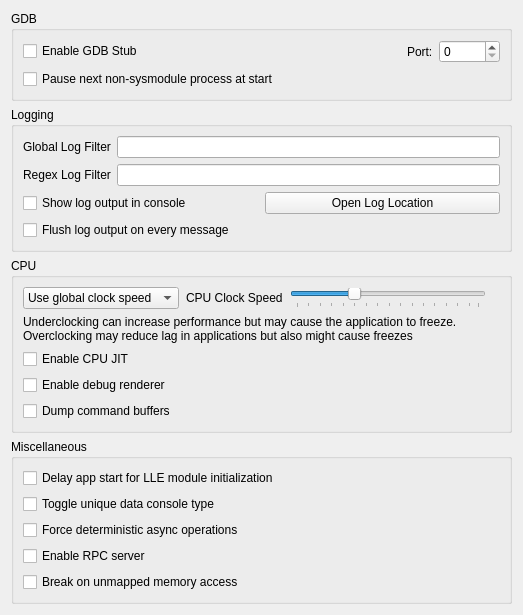
<?xml version="1.0" encoding="UTF-8"?>
<ui version="4.0">
 <class>ConfigureDebug</class>
 <widget class="QWidget" name="ConfigureDebug">
  <property name="geometry">
   <rect>
    <x>0</x>
    <y>0</y>
    <width>523</width>
    <height>458</height>
   </rect>
  </property>
  <property name="windowTitle">
   <string>Form</string>
  </property>
  <layout class="QVBoxLayout" name="verticalLayout_1">
   <item>
    <layout class="QVBoxLayout" name="verticalLayout_2">
     <item>
      <widget class="QGroupBox" name="gdb_groupbox">
       <property name="title">
        <string>GDB</string>
       </property>
       <layout class="QVBoxLayout" name="verticalLayout_3">
        <item>
         <layout class="QHBoxLayout" name="horizontalLayout_1">
          <item>
           <widget class="QCheckBox" name="toggle_gdbstub">
            <property name="text">
             <string>Enable GDB Stub</string>
            </property>
           </widget>
          </item>
          <item>
           <spacer name="horizontalSpacer">
            <property name="orientation">
             <enum>Qt::Horizontal</enum>
            </property>
            <property name="sizeHint" stdset="0">
             <size>
              <width>40</width>
              <height>20</height>
             </size>
            </property>
           </spacer>
          </item>
          <item>
           <widget class="QLabel" name="label_2">
            <property name="text">
             <string>Port:</string>
            </property>
           </widget>
          </item>
          <item>
           <widget class="QSpinBox" name="gdbport_spinbox">
            <property name="maximum">
             <number>65535</number>
            </property>
           </widget>
          </item>
         </layout>
        </item>
        <item>
          <widget class="QCheckBox" name="debug_next_process">
            <property name="text">
              <string>Pause next non-sysmodule process at start</string>
            </property>
          </widget>
        </item>
       </layout>
      </widget>
     </item>
    </layout>
   </item>
   <item>
    <widget class="QGroupBox" name="groupBox_2">
     <property name="title">
      <string>Logging</string>
     </property>
     <layout class="QVBoxLayout" name="verticalLayout">
      <item>
       <layout class="QHBoxLayout" name="horizontalLayout">
        <item>
         <widget class="QLabel" name="label">
          <property name="text">
           <string>Global Log Filter</string>
          </property>
         </widget>
        </item>
        <item>
         <widget class="QLineEdit" name="log_filter_edit"/>
        </item>
       </layout>
      </item>
      <item>
       <layout class="QHBoxLayout" name="horizontalLayout1">
        <item>
         <widget class="QLabel" name="label_3">
          <property name="text">
           <string>Regex Log Filter</string>
          </property>
         </widget>
        </item>
        <item>
         <widget class="QLineEdit" name="log_regex_filter_edit"/>
        </item>
       </layout>
      </item>
      <item>
       <layout class="QHBoxLayout" name="horizontalLayout2">
        <item>
         <widget class="QCheckBox" name="toggle_console">
          <property name="text">
           <string>Show log output in console</string>
          </property>
         </widget>
        </item>
        <item>
         <widget class="QPushButton" name="open_log_button">
          <property name="text">
           <string>Open Log Location</string>
          </property>
         </widget>
        </item>
       </layout>
      </item>
      <item>
        <widget class="QCheckBox" name="instant_debug_log">
          <property name="text">
            <string>Flush log output on every message</string>
          </property>
          <property name="toolTip">
            <string>&lt;html&gt;&lt;body&gt;Immediately commits the debug log to file. Use this if Denzen crashes and the log output is being cut.&lt;br&gt;Enabling this feature will decrease performance, only use it for debugging purposes.&lt;/body&gt;&lt;/html&gt;</string>
          </property>
        </widget>
      </item>
     </layout>
    </widget>
   </item>
   <item>
    <widget class="QGroupBox" name="groupBox_4">
     <property name="title">
      <string>CPU</string>
     </property>
     <layout class="QGridLayout" name="clock_speed_GLayout">
      <item row="1" column="0">
       <widget class="QWidget" name="clock_speed_widget" native="true">
        <layout class="QHBoxLayout" name="clock_speed_layout">
         <property name="spacing">
          <number>7</number>
         </property>
         <property name="leftMargin">
          <number>0</number>
         </property>
         <property name="topMargin">
          <number>0</number>
         </property>
         <property name="rightMargin">
          <number>0</number>
         </property>
         <property name="bottomMargin">
          <number>0</number>
         </property>
         <item>
          <widget class="QComboBox" name="clock_speed_combo">
           <item>
            <property name="text">
             <string>Use global clock speed</string>
            </property>
           </item>
           <item>
            <property name="text">
             <string>Set clock speed:</string>
            </property>
           </item>
          </widget>
         </item>
         <item>
          <widget class="QLabel" name="clock_speed_label">
           <property name="text">
            <string>CPU Clock Speed</string>
           </property>
          </widget>
         </item>
         <item>
          <widget class="QSlider" name="slider_clock_speed">
           <property name="toolTip">
            <string>&lt;html&gt;&lt;body&gt;Changes the emulated CPU clock frequency.&lt;br&gt;Underclocking can increase performance but may cause the application to freeze.&lt;br&gt;Overclocking may reduce application lag but also might cause freezes&lt;/body&gt;&lt;/html&gt;</string>
           </property>
           <property name="minimum">
            <number>0</number>
           </property>
           <property name="maximum">
            <number>79</number>
           </property>
           <property name="singleStep">
            <number>5</number>
           </property>
           <property name="pageStep">
            <number>15</number>
           </property>
           <property name="value">
            <number>25</number>
           </property>
           <property name="orientation">
            <enum>Qt::Horizontal</enum>
           </property>
           <property name="tickPosition">
            <enum>QSlider::TicksBelow</enum>
           </property>
          </widget>
         </item>
         <item>
          <widget class="QLabel" name="clock_display_label">
           <property name="text">
            <string/>
           </property>
           <property name="alignment">
            <set>Qt::AlignRight|Qt::AlignTrailing|Qt::AlignVCenter</set>
           </property>
          </widget>
         </item>
        </layout>
       </widget>
      </item>
      <item row="2" column="0">
       <widget class="QLabel" name="label_cpu_clock_info">
        <property name="text">
        <string>&lt;html&gt;&lt;head/&gt;&lt;body&gt;Underclocking can increase performance but may cause the application to freeze.&lt;br/&gt;Overclocking may reduce lag in applications but also might cause freezes&lt;/p&gt;&lt;/body&gt;&lt;/html&gt;</string>
       </property>
       <property name="textFormat">
        <enum>Qt::RichText</enum>
       </property>
      </widget>
     </item>
      <item row="3" column="0">
       <widget class="QCheckBox" name="toggle_cpu_jit">
        <property name="toolTip">
         <string>&lt;html&gt;&lt;head/&gt;&lt;body&gt;&lt;p&gt;Enables the use of the ARM JIT compiler for emulating the 3DS CPUs. Don't disable unless for debugging purposes&lt;/p&gt;&lt;/body&gt;&lt;/html&gt;</string>
        </property>
        <property name="text">
         <string>Enable CPU JIT</string>
        </property>
       </widget>
      </item>
      <item row="4" column="0">
       <widget class="QCheckBox" name="toggle_renderer_debug">
        <property name="text">
         <string>Enable debug renderer</string>
        </property>
       </widget>
      </item>
      <item row="5" column="0">
       <widget class="QCheckBox" name="toggle_dump_command_buffers">
        <property name="text">
         <string>Dump command buffers</string>
        </property>
       </widget>
      </item>
     </layout>
    </widget>
   </item>
   <item>
    <widget class="QGroupBox" name="groupBox_5">
     <property name="title">
      <string>Miscellaneous</string>
     </property>
     <layout class="QGridLayout" name="gridLayout_3">
      <item row="1" column="0">
       <widget class="QCheckBox" name="delay_start_for_lle_modules">
        <property name="toolTip">
         <string>&lt;html&gt;&lt;head/&gt;&lt;body&gt;&lt;p&gt;Introduces a delay to the first ever launched app thread if LLE modules are enabled, to allow them to initialize.&lt;/p&gt;&lt;/body&gt;&lt;/html&gt;</string>
        </property>
        <property name="text">
         <string>Delay app start for LLE module initialization</string>
        </property>
       </widget>
      </item>
      <item row="2" column="0">
       <widget class="QCheckBox" name="toggle_unique_data_console_type">
        <property name="toolTip">
         <string>&lt;html&gt;&lt;head/&gt;&lt;body&gt;&lt;p&gt;Toggles the unique data console type (Old 3DS &#8596; New 3DS) to be able to download the opposite system firmware type from system settings.&lt;/p&gt;&lt;/body&gt;&lt;/html&gt;</string>
        </property>
        <property name="text">
         <string>Toggle unique data console type</string>
        </property>
       </widget>
      </item>
      <item row="3" column="0">
       <widget class="QCheckBox" name="deterministic_async_operations">
        <property name="text">
         <string>Force deterministic async operations</string>
        </property>
        <property name="toolTip">
         <string>&lt;html&gt;&lt;head/&gt;&lt;body&gt;&lt;p&gt;Forces all async operations to run on the main thread, making them deterministic. Do not enable if you don't know what you are doing.&lt;/p&gt;&lt;/body&gt;&lt;/html&gt;</string>
        </property>
       </widget>
      </item>
      <item row="4" column="0">
        <widget class="QCheckBox" name="enable_rpc_server">
          <property name="text">
            <string>Enable RPC server</string>
          </property>
          <property name="toolTip">
            <string>&lt;html&gt;&lt;head/&gt;&lt;body&gt;&lt;p&gt;Enables the RPC server on port 45987. This allows remotely reading/writing guest memory, do not enable if you don't know what you are doing.&lt;/p&gt;&lt;/body&gt;&lt;/html&gt;</string>
          </property>
        </widget>
      </item>
      <item row="5" column="0">
       <widget class="QCheckBox" name="break_on_unmapped_memory_access">
        <property name="toolTip">
         <string>&lt;html&gt;&lt;head/&gt;&lt;body&gt;&lt;p&gt;Pauses emulation and shows an error message if an unmapped memory access is detected.&lt;/p&gt;&lt;/body&gt;&lt;/html&gt;</string>
        </property>
        <property name="text">
         <string>Break on unmapped memory access</string>
        </property>
       </widget>
      </item>
     </layout>
    </widget>
   </item>
   <item>
    <spacer name="verticalSpacer">
     <property name="orientation">
      <enum>Qt::Vertical</enum>
     </property>
     <property name="sizeHint" stdset="0">
      <size>
       <width>20</width>
       <height>40</height>
      </size>
     </property>
    </spacer>
   </item>
  </layout>
 </widget>
 <tabstops>
  <tabstop>toggle_gdbstub</tabstop>
  <tabstop>gdbport_spinbox</tabstop>
  <tabstop>log_filter_edit</tabstop>
  <tabstop>toggle_console</tabstop>
  <tabstop>open_log_button</tabstop>
 </tabstops>
 <resources/>
 <connections>
  <connection>
   <sender>toggle_gdbstub</sender>
   <signal>toggled(bool)</signal>
   <receiver>gdbport_spinbox</receiver>
   <slot>setEnabled(bool)</slot>
   <hints>
    <hint type="sourcelabel">
     <x>84</x>
     <y>157</y>
    </hint>
    <hint type="destinationlabel">
     <x>342</x>
     <y>158</y>
    </hint>
   </hints>
  </connection>
 </connections>
</ui>
